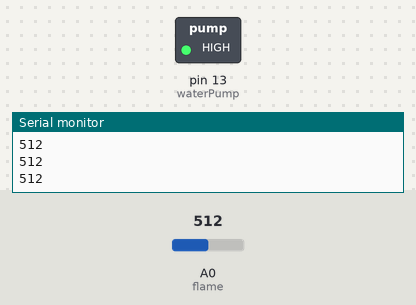
A sketch run on a simulated Arduino Uno, built with avr-gcc and run on an emulated ATmega328P. On the bench: switched loads named in the sketch (green lamp = pin HIGH), the last lines printed to the serial monitor. The test bench sets the inputs (shaded band); at power-on: A0 (flame) = 512.

Above: at 1.3 s.
1.4 s: A0 (flame) set to 484
At 1.9 s:
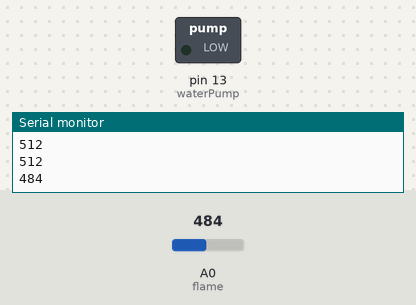
3.0 s: A0 (flame) set to 510
At 4.2 s:
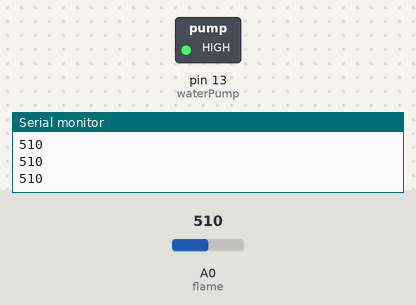
4.5 s: A0 (flame) set to 490
At 5.4 s:
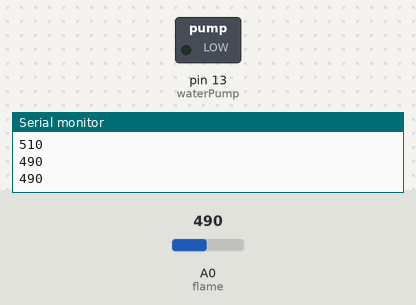
Timing chart, 0 to 7.5 s (numbered marks = the images above; inputs shaded):
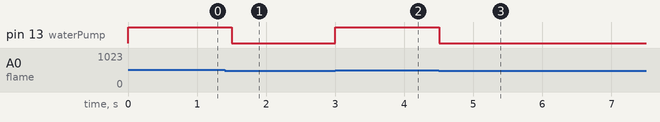

The sketch:

fire_extenguster.ino
```cpp
int flame = 0; // select analog pin 0 for the sensor
int waterPump = 13; // select digital pin for the water pump relay
int val = 0; // initialize variable

void setup()
{
    pinMode(waterPump, OUTPUT); // set water pump relay pin as "output"
    pinMode(flame, INPUT); // set flame sensor pin as "input"
    Serial.begin(9600); // set baud rate at "9600"
}

void loop()
{
    val = analogRead(flame); // read the analog value of the sensor
    Serial.println(val); // output and display the analog value

    if (val >= 500) // when the analog value is larger than 500, turn on the water pump
    {
        digitalWrite(waterPump, HIGH);
    }
    else
    {
        digitalWrite(waterPump, LOW);
    }

    delay(500);
}
```

Measured:
- the behaviour switches between 500 and 499 on A0 (flame) (found by bisection; images 0 and 1)
- after the input at 1.4 s, pin 13 (waterPump): HIGH → LOW after 0.10 s
- after the input at 3.0 s, pin 13 (waterPump): LOW → HIGH at once
- after the input at 4.5 s, pin 13 (waterPump): HIGH → LOW at once
